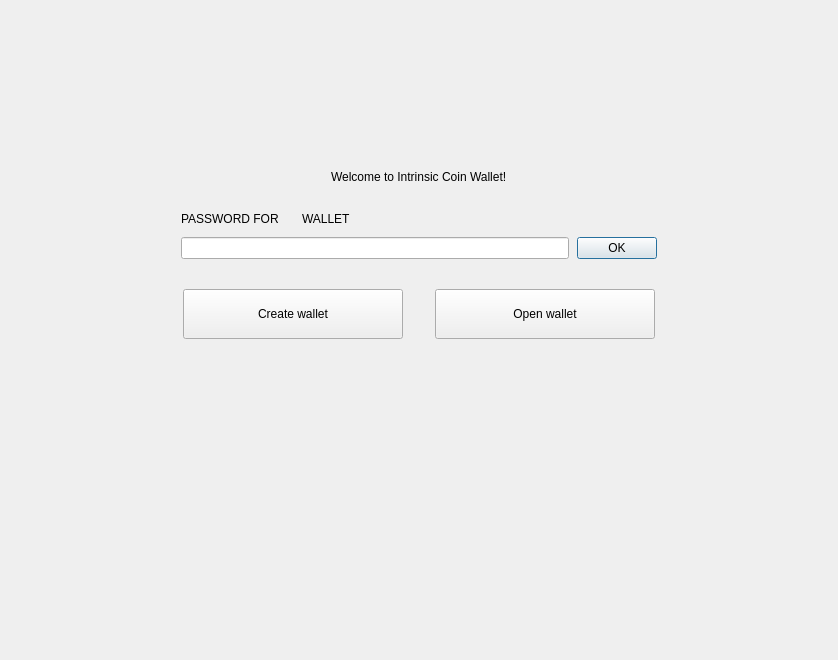
<?xml version="1.0" encoding="UTF-8"?>
<ui version="4.0">
 <class>NoWalletFrame</class>
 <widget class="QFrame" name="NoWalletFrame">
  <property name="geometry">
   <rect>
    <x>0</x>
    <y>0</y>
    <width>838</width>
    <height>660</height>
   </rect>
  </property>
  <property name="windowTitle">
   <string>Frame</string>
  </property>
  <property name="frameShape">
   <enum>QFrame::NoFrame</enum>
  </property>
  <property name="frameShadow">
   <enum>QFrame::Raised</enum>
  </property>
  <layout class="QVBoxLayout" name="verticalLayout">
   <property name="spacing">
    <number>0</number>
   </property>
   <property name="leftMargin">
    <number>0</number>
   </property>
   <property name="topMargin">
    <number>0</number>
   </property>
   <property name="rightMargin">
    <number>0</number>
   </property>
   <property name="bottomMargin">
    <number>0</number>
   </property>
   <item>
    <spacer name="verticalSpacer">
     <property name="orientation">
      <enum>Qt::Vertical</enum>
     </property>
     <property name="sizeType">
      <enum>QSizePolicy::Fixed</enum>
     </property>
     <property name="sizeHint" stdset="0">
      <size>
       <width>20</width>
       <height>170</height>
      </size>
     </property>
    </spacer>
   </item>
   <item alignment="Qt::AlignHCenter">
    <widget class="WalletGui::WalletHeaderLabel" name="m_welcomeLabel">
     <property name="text">
      <string>Welcome to Intrinsic Coin Wallet!</string>
     </property>
    </widget>
   </item>
   <item>
    <spacer name="verticalSpacer_4">
     <property name="orientation">
      <enum>Qt::Vertical</enum>
     </property>
     <property name="sizeType">
      <enum>QSizePolicy::Fixed</enum>
     </property>
     <property name="sizeHint" stdset="0">
      <size>
       <width>20</width>
       <height>25</height>
      </size>
     </property>
    </spacer>
   </item>
   <item alignment="Qt::AlignHCenter">
    <widget class="QFrame" name="m_passwordFrame">
     <property name="minimumSize">
      <size>
       <width>476</width>
       <height>0</height>
      </size>
     </property>
     <property name="maximumSize">
      <size>
       <width>338</width>
       <height>16777215</height>
      </size>
     </property>
     <property name="frameShape">
      <enum>QFrame::NoFrame</enum>
     </property>
     <property name="frameShadow">
      <enum>QFrame::Raised</enum>
     </property>
     <layout class="QVBoxLayout" name="verticalLayout_2">
      <property name="spacing">
       <number>8</number>
      </property>
      <property name="leftMargin">
       <number>0</number>
      </property>
      <property name="topMargin">
       <number>0</number>
      </property>
      <property name="rightMargin">
       <number>0</number>
      </property>
      <property name="bottomMargin">
       <number>0</number>
      </property>
      <item>
       <layout class="QHBoxLayout" name="horizontalLayout_4">
        <item>
         <widget class="QLabel" name="m_passwordTextLabel">
          <property name="sizePolicy">
           <sizepolicy hsizetype="Maximum" vsizetype="Preferred">
            <horstretch>0</horstretch>
            <verstretch>0</verstretch>
           </sizepolicy>
          </property>
          <property name="styleSheet">
           <string notr="true">[errorState=&quot;true&quot;] {
  color: #ef3131;
}</string>
          </property>
          <property name="text">
           <string>PASSWORD FOR</string>
          </property>
         </widget>
        </item>
        <item>
         <widget class="QLabel" name="m_walletNameLabel">
          <property name="text">
           <string/>
          </property>
         </widget>
        </item>
        <item>
         <widget class="QLabel" name="m_walletTextLabel">
          <property name="text">
           <string>WALLET</string>
          </property>
         </widget>
        </item>
        <item>
         <spacer name="horizontalSpacer_4">
          <property name="orientation">
           <enum>Qt::Horizontal</enum>
          </property>
          <property name="sizeHint" stdset="0">
           <size>
            <width>40</width>
            <height>20</height>
           </size>
          </property>
         </spacer>
        </item>
       </layout>
      </item>
      <item>
       <layout class="QHBoxLayout" name="horizontalLayout_5">
        <item>
         <widget class="QLineEdit" name="m_passwordEdit">
          <property name="sizePolicy">
           <sizepolicy hsizetype="Expanding" vsizetype="Fixed">
            <horstretch>0</horstretch>
            <verstretch>0</verstretch>
           </sizepolicy>
          </property>
          <property name="styleSheet">
           <string notr="true">[errorState=&quot;true&quot;] {
  border-color: #ef3131;
}</string>
          </property>
          <property name="echoMode">
           <enum>QLineEdit::Password</enum>
          </property>
         </widget>
        </item>
        <item>
         <widget class="WalletGui::WalletOkButton" name="m_okButton">
          <property name="enabled">
           <bool>true</bool>
          </property>
          <property name="text">
           <string>OK</string>
          </property>
          <property name="default">
           <bool>true</bool>
          </property>
         </widget>
        </item>
       </layout>
      </item>
     </layout>
    </widget>
   </item>
   <item>
    <spacer name="verticalSpacer_2">
     <property name="orientation">
      <enum>Qt::Vertical</enum>
     </property>
     <property name="sizeType">
      <enum>QSizePolicy::Fixed</enum>
     </property>
     <property name="sizeHint" stdset="0">
      <size>
       <width>20</width>
       <height>30</height>
      </size>
     </property>
    </spacer>
   </item>
   <item>
    <layout class="QHBoxLayout" name="horizontalLayout">
     <property name="spacing">
      <number>0</number>
     </property>
     <item>
      <spacer name="horizontalSpacer_2">
       <property name="orientation">
        <enum>Qt::Horizontal</enum>
       </property>
       <property name="sizeHint" stdset="0">
        <size>
         <width>40</width>
         <height>20</height>
        </size>
       </property>
      </spacer>
     </item>
     <item>
      <widget class="WalletGui::WalletLargeBlueButton" name="m_createWalletButton">
       <property name="sizePolicy">
        <sizepolicy hsizetype="Fixed" vsizetype="Fixed">
         <horstretch>0</horstretch>
         <verstretch>0</verstretch>
        </sizepolicy>
       </property>
       <property name="minimumSize">
        <size>
         <width>220</width>
         <height>50</height>
        </size>
       </property>
       <property name="maximumSize">
        <size>
         <width>220</width>
         <height>50</height>
        </size>
       </property>
       <property name="text">
        <string>Create wallet</string>
       </property>
      </widget>
     </item>
     <item>
      <spacer name="horizontalSpacer">
       <property name="orientation">
        <enum>Qt::Horizontal</enum>
       </property>
       <property name="sizeType">
        <enum>QSizePolicy::Fixed</enum>
       </property>
       <property name="sizeHint" stdset="0">
        <size>
         <width>32</width>
         <height>20</height>
        </size>
       </property>
      </spacer>
     </item>
     <item>
      <widget class="WalletGui::WalletLargeBlueButton" name="m_openWalletButton">
       <property name="sizePolicy">
        <sizepolicy hsizetype="Fixed" vsizetype="Fixed">
         <horstretch>0</horstretch>
         <verstretch>0</verstretch>
        </sizepolicy>
       </property>
       <property name="minimumSize">
        <size>
         <width>220</width>
         <height>50</height>
        </size>
       </property>
       <property name="maximumSize">
        <size>
         <width>220</width>
         <height>50</height>
        </size>
       </property>
       <property name="text">
        <string>Open wallet</string>
       </property>
      </widget>
     </item>
     <item>
      <spacer name="horizontalSpacer_3">
       <property name="orientation">
        <enum>Qt::Horizontal</enum>
       </property>
       <property name="sizeHint" stdset="0">
        <size>
         <width>40</width>
         <height>20</height>
        </size>
       </property>
      </spacer>
     </item>
    </layout>
   </item>
   <item>
    <spacer name="verticalSpacer_3">
     <property name="orientation">
      <enum>Qt::Vertical</enum>
     </property>
     <property name="sizeHint" stdset="0">
      <size>
       <width>20</width>
       <height>376</height>
      </size>
     </property>
    </spacer>
   </item>
  </layout>
 </widget>
 <customwidgets>
  <customwidget>
   <class>WalletGui::WalletOkButton</class>
   <extends>QPushButton</extends>
   <header>Gui/Common/WalletOkButton.h</header>
  </customwidget>
  <customwidget>
   <class>WalletGui::WalletHeaderLabel</class>
   <extends>QLabel</extends>
   <header>Gui/Common/WalletTextLabel.h</header>
  </customwidget>
  <customwidget>
   <class>WalletGui::WalletLargeBlueButton</class>
   <extends>QPushButton</extends>
   <header>Gui/Common/WalletBlueButton.h</header>
  </customwidget>
 </customwidgets>
 <resources/>
 <connections>
  <connection>
   <sender>m_okButton</sender>
   <signal>clicked()</signal>
   <receiver>NoWalletFrame</receiver>
   <slot>okClicked()</slot>
   <hints>
    <hint type="sourcelabel">
     <x>498</x>
     <y>266</y>
    </hint>
    <hint type="destinationlabel">
     <x>418</x>
     <y>329</y>
    </hint>
   </hints>
  </connection>
  <connection>
   <sender>m_passwordEdit</sender>
   <signal>textChanged(QString)</signal>
   <receiver>NoWalletFrame</receiver>
   <slot>passwordChanged(QString)</slot>
   <hints>
    <hint type="sourcelabel">
     <x>374</x>
     <y>265</y>
    </hint>
    <hint type="destinationlabel">
     <x>418</x>
     <y>329</y>
    </hint>
   </hints>
  </connection>
  <connection>
   <sender>m_passwordEdit</sender>
   <signal>returnPressed()</signal>
   <receiver>m_okButton</receiver>
   <slot>click()</slot>
   <hints>
    <hint type="sourcelabel">
     <x>374</x>
     <y>265</y>
    </hint>
    <hint type="destinationlabel">
     <x>616</x>
     <y>256</y>
    </hint>
   </hints>
  </connection>
 </connections>
 <slots>
  <signal>createWalletClickedSignal()</signal>
  <signal>openWalletClickedSignal()</signal>
  <slot>okClicked()</slot>
  <slot>passwordChanged(QString)</slot>
 </slots>
</ui>
